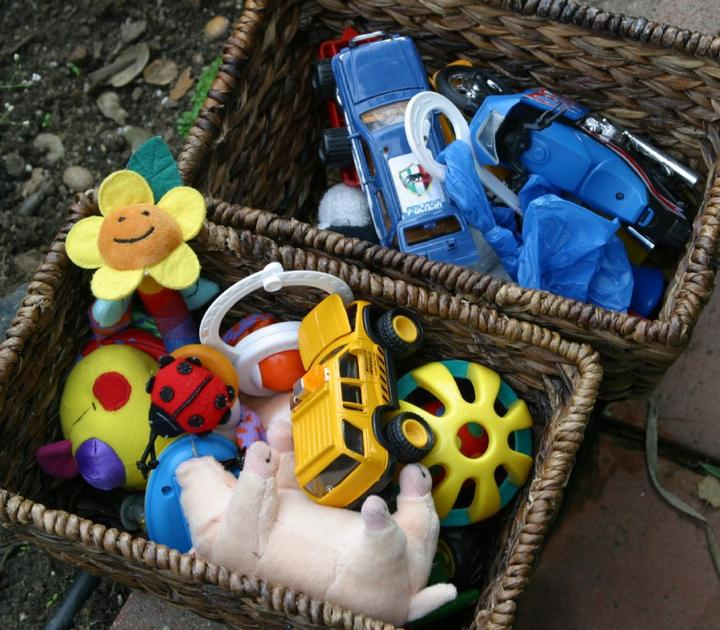
%> input picture trunk/extern/gbvs/samplepics/1.jpg, 720 x 630 px
$ octave --eval "result = analyze_blur(imread('../extern/gbvs/samplepics/1.jpg'));"   (GNU Octave 9; MATLAB toolbox functions it lacks are replaced by stand-ins)
%> lines starting %> are read from the running program, lines starting %| are printed output that depends on the picture
% returns a high f value for sharper image (less blur)
function f = analyze_blur(I)

% [8 lines of commented-out code are left out]

H = fspecial('gaussian',[9 9],10);
B = imfilter(I,H);
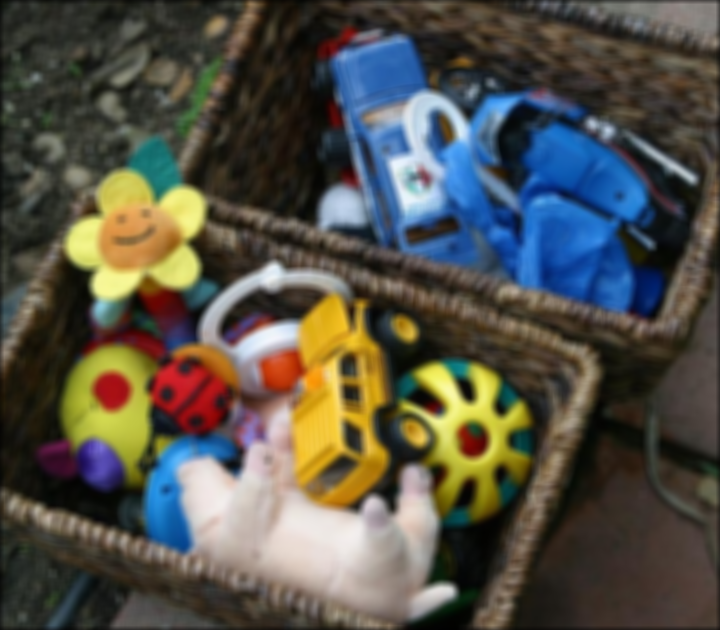
%> B: size 630x720x3 uint8; mean R, G, B 83.6, 81.6, 72.5
D_Fver = abs(I(1:end-1,:)-I(2:end,:));
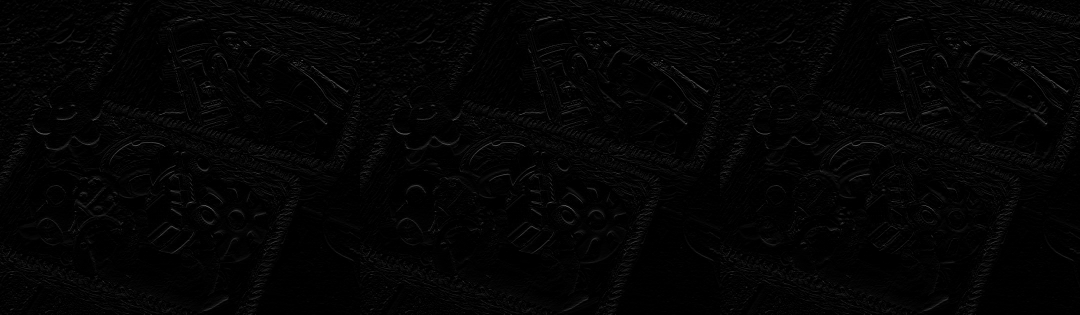
%> D_Fver: size 629x2160 uint8 (shown at 1/2 size); min 0, max 144, mean 3.8
D_Bver = abs(B(1:end-1,:)-B(2:end,:));
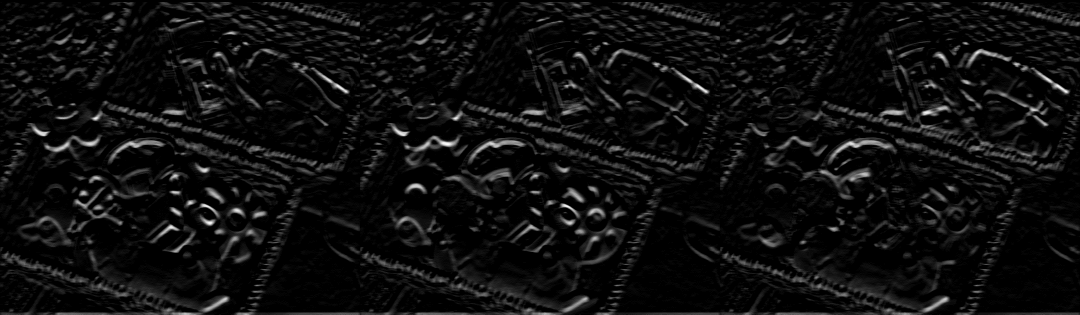
%> D_Bver: size 629x2160 uint8 (shown at 1/2 size); min 0, max 25, mean 1.4; drawn with min black and max white
D_Fhor = abs(I(:,1:end-1)-I(:,2:end));
D_Bhor = abs(B(:,1:end-1)-B(:,2:end));
D_Fver = D_Fver(1:end-1);
D_Bver = D_Bver(1:end-1);
D_Fhor = D_Fhor(1:end-1);
D_Bhor = D_Bhor(1:end-1);
Vver = max(zeros(size(D_Fver)),D_Fver-D_Bver);
Vhor = max(zeros(size(D_Fhor)),D_Fhor-D_Bhor);
s_Fver = sum(D_Fver(:));
%> s_Fver = 5138777
s_Fhor = sum(D_Fhor(:));
%> s_Fhor = 5189132
s_Vver = sum(Vver(:));
%> s_Vver = 3925618
s_Vhor = sum(Vhor(:));
%> s_Vhor = 4004275
b_Fver = (s_Fver-s_Vver)/s_Fver;
%> b_Fver = 0.236
b_Fhor = (s_Fhor-s_Vhor)/s_Fhor;
%> b_Fhor = 0.228
f = max(b_Fver,b_Fhor);
%> f = 0.236
f(isnan(f)) = 0;

% invert for positive = sharper
% f = 1-f;

$ run again, on trunk/extern/gbvs/samplepics/2.jpg
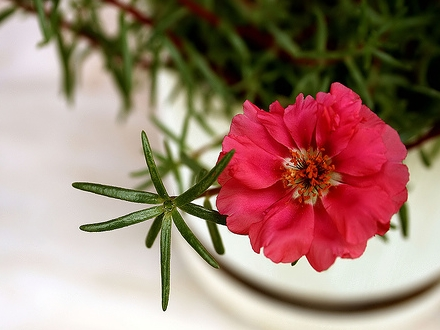
%> input picture trunk/extern/gbvs/samplepics/2.jpg, 440 x 330 px
%> in analyze_blur, `D_Bver = abs(B(1:end-1,:)-B(2:end,:));`:
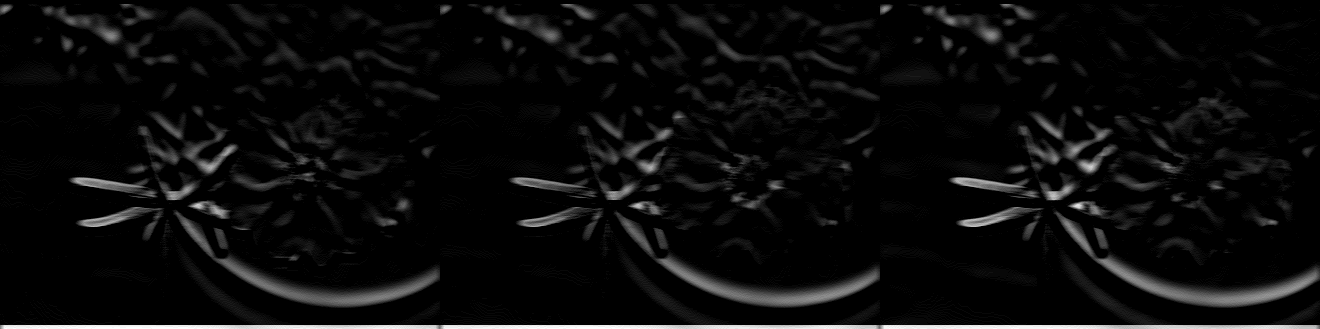
%> D_Bver: size 329x1320 uint8; min 0, max 29, mean 1.4; drawn with min black and max white
%> in analyze_blur, `D_Bhor = abs(B(:,1:end-1)-B(:,2:end));`:
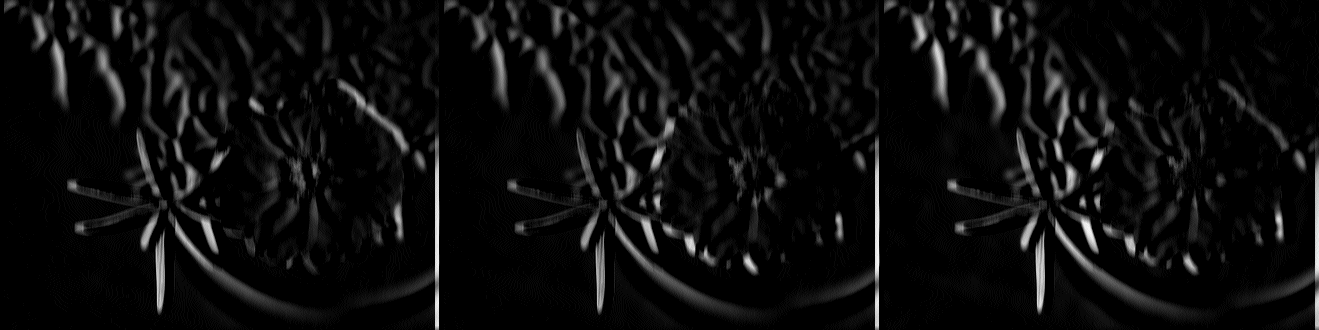
%> D_Bhor: size 330x1319 uint8; min 0, max 28, mean 1.5; drawn with min black and max white
%> s_Fver = 1127481
%> s_Fhor = 1297809
%> s_Vver = 790087
%> s_Vhor = 887762
%> b_Fver = 0.299
%> b_Fhor = 0.316

$ run again, on trunk/extern/gbvs/samplepics/3.jpg
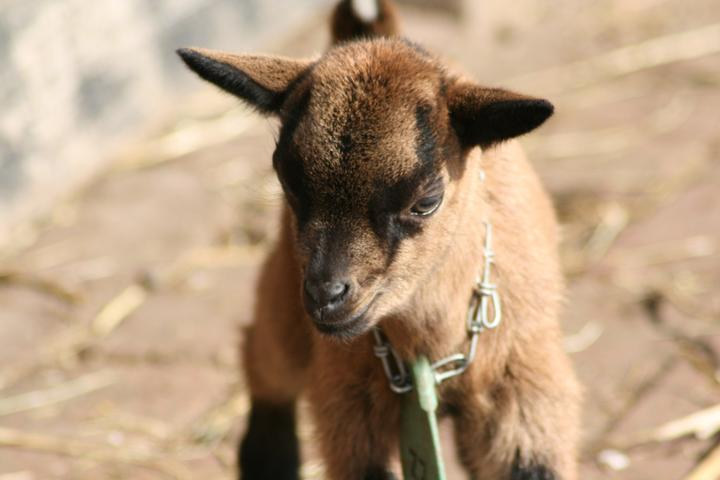
%> input picture trunk/extern/gbvs/samplepics/3.jpg, 720 x 480 px
%> in analyze_blur, `D_Fver = abs(I(1:end-1,:)-I(2:end,:));`:
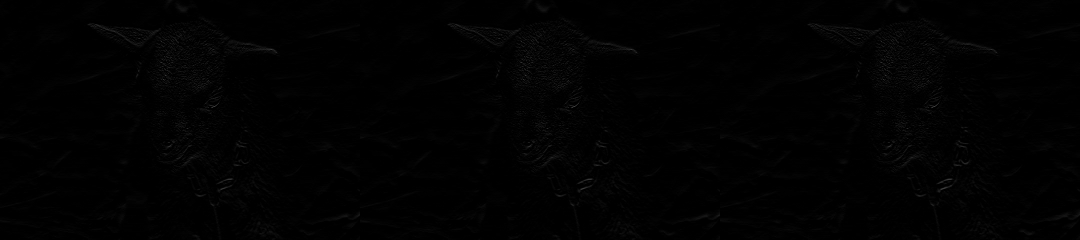
%> D_Fver: size 479x2160 uint8 (shown at 1/2 size); min 0, max 133, mean 1.5
%> in analyze_blur, `D_Bver = abs(B(1:end-1,:)-B(2:end,:));`:
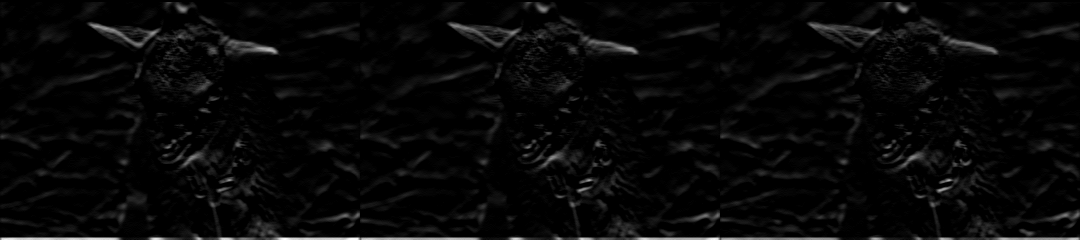
%> D_Bver: size 479x2160 uint8 (shown at 1/2 size); min 0, max 29, mean 0.9; drawn with min black and max white
%> s_Fver = 1541414
%> s_Fhor = 1582327
%> s_Vver = 988004
%> s_Vhor = 991582
%> b_Fver = 0.359
%> b_Fhor = 0.373

$ run again, on trunk/extern/gbvs/samplepics/4.jpg
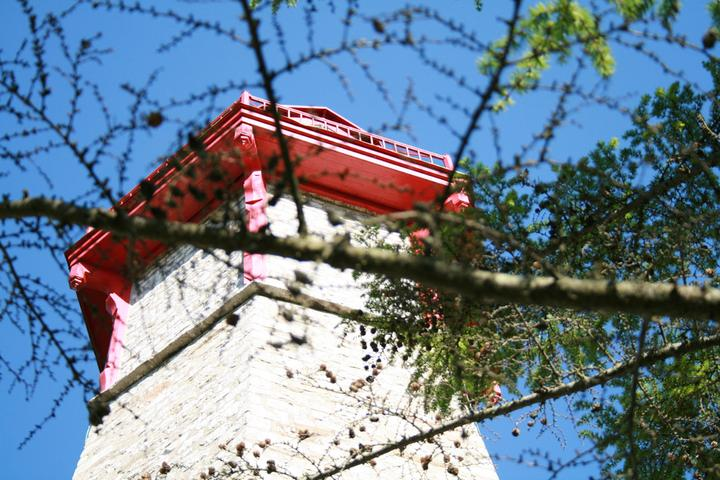
%> input picture trunk/extern/gbvs/samplepics/4.jpg, 720 x 480 px
%> in analyze_blur, `B = imfilter(I,H);`:
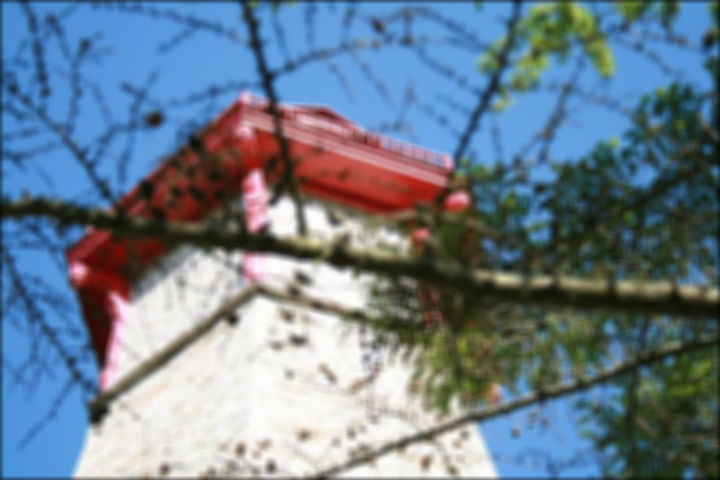
%> B: size 480x720x3 uint8; mean R, G, B 107.9, 126, 142.3
%> in analyze_blur, `D_Bhor = abs(B(:,1:end-1)-B(:,2:end));`:
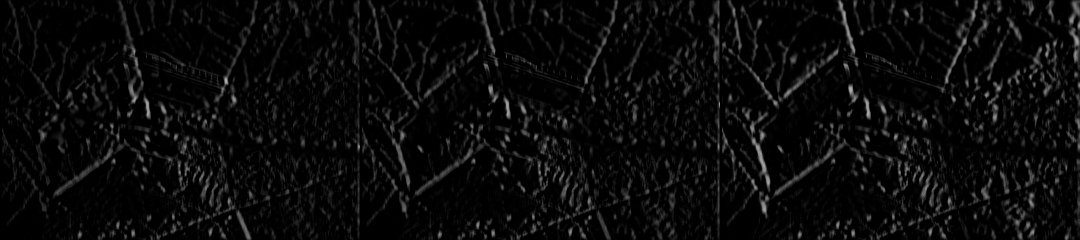
%> D_Bhor: size 480x2159 uint8 (shown at 1/2 size); min 0, max 38, mean 1.6; drawn with min black and max white
%> s_Fver = 5823186
%> s_Fhor = 5365866
%> s_Vver = 4686953
%> s_Vhor = 4362254
%> b_Fver = 0.195
%> b_Fhor = 0.187
%> f = 0.195
